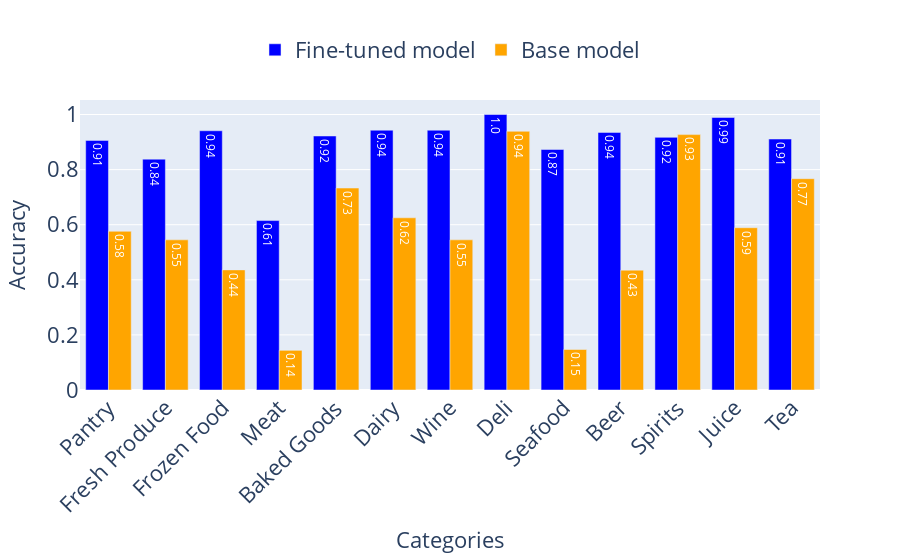
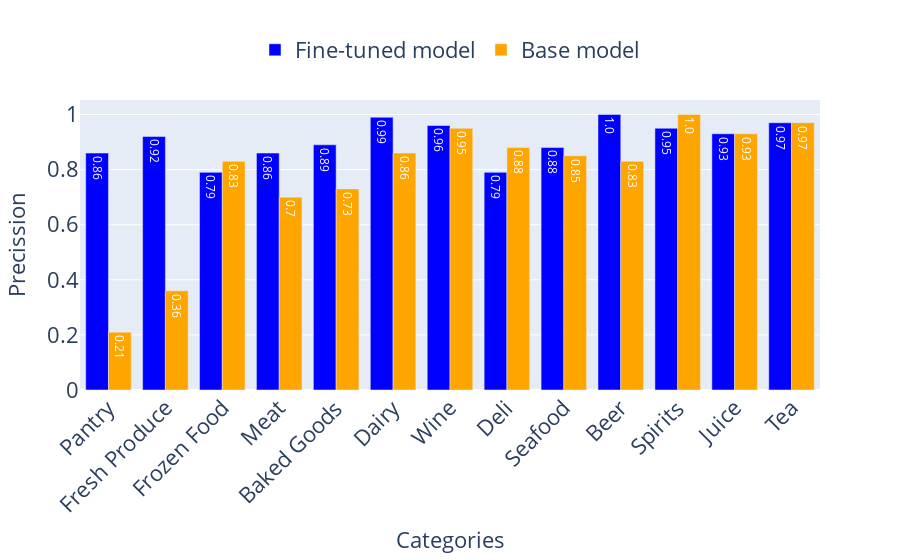
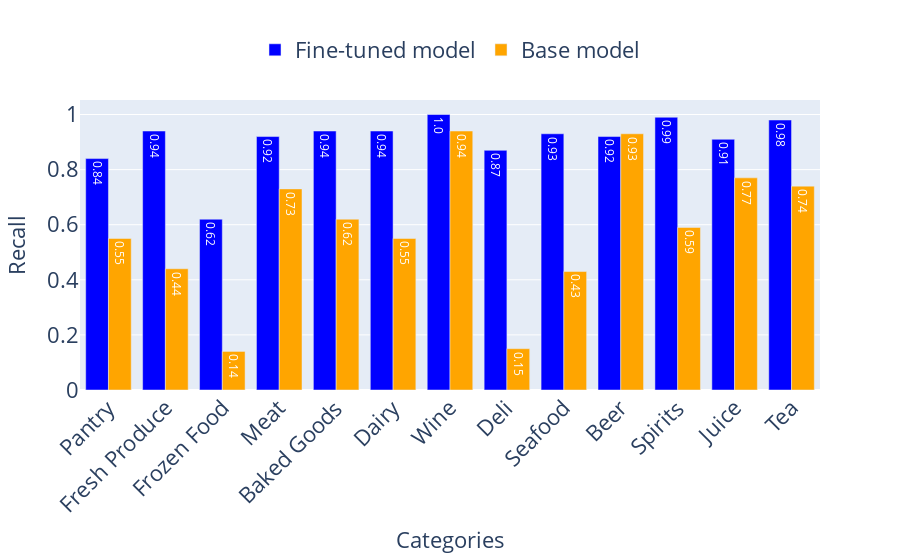

Here is the notebook cell these charts were saved with, in order:
### Markdown cell above
# Accuracy, precission and recall

### Code cell
def plot_barchart(labels,list,list_ft,task):

    list_rounded = [round(num, 2) for num in list]
    list_ft_rounded = [round(num, 2) for num in list_ft]

    fig = go.Figure(data=[
        go.Bar(name='Fine-tuned model', x=labels, y=list_ft, marker_color='blue',
               text=list_ft_rounded, textposition='inside', textfont=dict(color='white')),
        go.Bar(name='Base model', x=labels, y=list, marker_color='orange',
               text=list_rounded, textposition='inside', textfont=dict(color='white'))
    ])

    # Update the layout
    fig.update_layout(  
        xaxis_title='Categories',
        yaxis_title=task,
        barmode='group',
        xaxis_tickangle=-45,
        xaxis_tickfont=dict(size=22),
        yaxis_tickfont=dict(size=22),
        yaxis_title_font=dict(size=22),
        xaxis_title_font=dict(size=22),
        legend=dict(
            orientation="h",  # Horizontal legend
            yanchor="bottom",  # Align to the bottom of the legend
            y=1.1,  # Place it above the plot
            xanchor="center",  # Center the legend
            x=0.5,  # Place it in the middle of the plot
            font=dict(size=22)  
        )
    )

    # Show the figure
    fig.show()

plot_barchart(labels,accuracy,accuracy_ft,'Accuracy')
plot_barchart(labels,precision,precision_ft,'Precission')
plot_barchart(labels,recall,recall_ft,'Recall')

### Figure 1 — Plotly figure (JSON) as saved in the notebook; plotly's stock layout.template omitted (floating-point values rounded to 4 significant figures)
{"data": [{"marker": {"color": "blue"}, "name": "Fine-tuned model", "text": ["0.91", "0.84", "0.94", "0.61", "0.92", "0.94", "0.94", "1.0", "0.87", "0.94", "0.92", "0.99", "0.91", "0.98"], "textfont": {"color": "white"}, "textposition": "inside", "type": "bar", "x": ["Pantry", "Fresh Produce", "Frozen Food", "Meat", "Baked Goods", "Dairy", "Wine", "Deli", "Seafood", "Beer", "Spirits", "Juice", "Tea"], "y": [0.906, 0.838, 0.941, 0.615, 0.922, 0.943, 0.943, 1, 0.873, 0.935, 0.917, 0.989, 0.911, 0.979]}, {"marker": {"color": "orange"}, "name": "Base model", "text": ["0.58", "0.55", "0.44", "0.14", "0.73", "0.62", "0.55", "0.94", "0.15", "0.43", "0.93", "0.59", "0.77", "0.74"], "textfont": {"color": "white"}, "textposition": "inside", "type": "bar", "x": ["Pantry", "Fresh Produce", "Frozen Food", "Meat", "Baked Goods", "Dairy", "Wine", "Deli", "Seafood", "Beer", "Spirits", "Juice", "Tea"], "y": [0.576, 0.545, 0.436, 0.144, 0.733, 0.625, 0.545, 0.939, 0.147, 0.435, 0.927, 0.589, 0.767, 0.74]}], "layout": {"barmode": "group", "legend": {"font": {"size": 22}, "orientation": "h", "x": 0.5, "xanchor": "center", "y": 1.1, "yanchor": "bottom"}, "xaxis": {"tickangle": -45, "tickfont": {"size": 22}, "title": {"font": {"size": 22}, "text": "Categories"}}, "yaxis": {"tickfont": {"size": 22}, "title": {"font": {"size": 22}, "text": "Accuracy"}}}}

### Figure 2 — Plotly figure (JSON) as saved in the notebook; plotly's stock layout.template omitted (floating-point values rounded to 4 significant figures)
{"data": [{"marker": {"color": "blue"}, "name": "Fine-tuned model", "text": ["0.86", "0.92", "0.79", "0.86", "0.89", "0.99", "0.96", "0.79", "0.88", "1.0", "0.95", "0.93", "0.97"], "textfont": {"color": "white"}, "textposition": "inside", "type": "bar", "x": ["Pantry", "Fresh Produce", "Frozen Food", "Meat", "Baked Goods", "Dairy", "Wine", "Deli", "Seafood", "Beer", "Spirits", "Juice", "Tea"], "y": [0.86, 0.92, 0.79, 0.86, 0.89, 0.99, 0.96, 0.79, 0.88, 1, 0.95, 0.93, 0.97]}, {"marker": {"color": "orange"}, "name": "Base model", "text": ["0.21", "0.36", "0.83", "0.7", "0.73", "0.86", "0.95", "0.88", "0.85", "0.83", "1.0", "0.93", "0.97"], "textfont": {"color": "white"}, "textposition": "inside", "type": "bar", "x": ["Pantry", "Fresh Produce", "Frozen Food", "Meat", "Baked Goods", "Dairy", "Wine", "Deli", "Seafood", "Beer", "Spirits", "Juice", "Tea"], "y": [0.21, 0.36, 0.83, 0.7, 0.73, 0.86, 0.95, 0.88, 0.85, 0.83, 1, 0.93, 0.97]}], "layout": {"barmode": "group", "legend": {"font": {"size": 22}, "orientation": "h", "x": 0.5, "xanchor": "center", "y": 1.1, "yanchor": "bottom"}, "xaxis": {"tickangle": -45, "tickfont": {"size": 22}, "title": {"font": {"size": 22}, "text": "Categories"}}, "yaxis": {"tickfont": {"size": 22}, "title": {"font": {"size": 22}, "text": "Precission"}}}}

### Figure 3 — Plotly figure (JSON) as saved in the notebook; plotly's stock layout.template omitted (floating-point values rounded to 4 significant figures)
{"data": [{"marker": {"color": "blue"}, "name": "Fine-tuned model", "text": ["0.84", "0.94", "0.62", "0.92", "0.94", "0.94", "1.0", "0.87", "0.93", "0.92", "0.99", "0.91", "0.98"], "textfont": {"color": "white"}, "textposition": "inside", "type": "bar", "x": ["Pantry", "Fresh Produce", "Frozen Food", "Meat", "Baked Goods", "Dairy", "Wine", "Deli", "Seafood", "Beer", "Spirits", "Juice", "Tea"], "y": [0.84, 0.94, 0.62, 0.92, 0.94, 0.94, 1, 0.87, 0.93, 0.92, 0.99, 0.91, 0.98]}, {"marker": {"color": "orange"}, "name": "Base model", "text": ["0.55", "0.44", "0.14", "0.73", "0.62", "0.55", "0.94", "0.15", "0.43", "0.93", "0.59", "0.77", "0.74"], "textfont": {"color": "white"}, "textposition": "inside", "type": "bar", "x": ["Pantry", "Fresh Produce", "Frozen Food", "Meat", "Baked Goods", "Dairy", "Wine", "Deli", "Seafood", "Beer", "Spirits", "Juice", "Tea"], "y": [0.55, 0.44, 0.14, 0.73, 0.62, 0.55, 0.94, 0.15, 0.43, 0.93, 0.59, 0.77, 0.74]}], "layout": {"barmode": "group", "legend": {"font": {"size": 22}, "orientation": "h", "x": 0.5, "xanchor": "center", "y": 1.1, "yanchor": "bottom"}, "xaxis": {"tickangle": -45, "tickfont": {"size": 22}, "title": {"font": {"size": 22}, "text": "Categories"}}, "yaxis": {"tickfont": {"size": 22}, "title": {"font": {"size": 22}, "text": "Recall"}}}}
